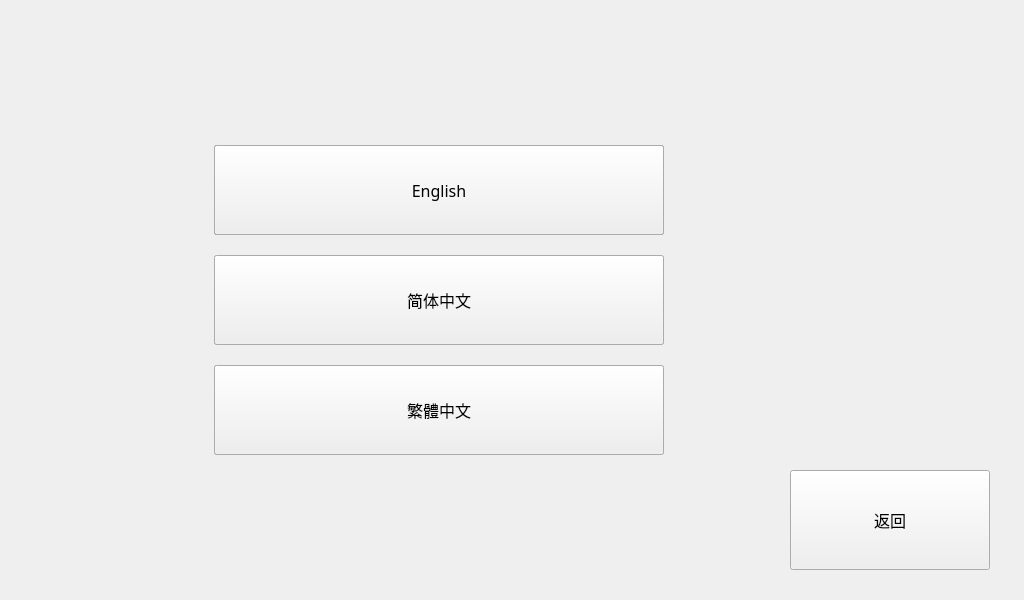
<?xml version="1.0" encoding="UTF-8"?>
<ui version="4.0">
 <class>LanguageSetDialog</class>
 <widget class="QDialog" name="LanguageSetDialog">
  <property name="geometry">
   <rect>
    <x>0</x>
    <y>0</y>
    <width>1024</width>
    <height>600</height>
   </rect>
  </property>
  <property name="windowTitle">
   <string>Dialog</string>
  </property>
  <widget class="CommonPushButton" name="pushButtonLagSetEnSel">
   <property name="geometry">
    <rect>
     <x>214</x>
     <y>145</y>
     <width>450</width>
     <height>90</height>
    </rect>
   </property>
   <property name="font">
    <font>
     <family>AlArabiya</family>
     <pointsize>12</pointsize>
    </font>
   </property>
   <property name="text">
    <string>English</string>
   </property>
  </widget>
  <widget class="CommonPushButton" name="pushButtonLagSetSimpChSel">
   <property name="geometry">
    <rect>
     <x>214</x>
     <y>255</y>
     <width>450</width>
     <height>90</height>
    </rect>
   </property>
   <property name="font">
    <font>
     <family>AlArabiya</family>
     <pointsize>12</pointsize>
    </font>
   </property>
   <property name="text">
    <string>简体中文</string>
   </property>
  </widget>
  <widget class="CommonPushButton" name="pushButtonLagSetSimpCh">
   <property name="geometry">
    <rect>
     <x>214</x>
     <y>255</y>
     <width>450</width>
     <height>90</height>
    </rect>
   </property>
   <property name="font">
    <font>
     <family>AlArabiya</family>
     <pointsize>12</pointsize>
    </font>
   </property>
   <property name="text">
    <string>简体中文</string>
   </property>
  </widget>
  <widget class="CommonPushButton" name="pushButtonLagSetEn">
   <property name="geometry">
    <rect>
     <x>214</x>
     <y>145</y>
     <width>450</width>
     <height>90</height>
    </rect>
   </property>
   <property name="font">
    <font>
     <family>AlArabiya</family>
     <pointsize>12</pointsize>
    </font>
   </property>
   <property name="text">
    <string>English</string>
   </property>
  </widget>
  <widget class="CommonPushButton" name="pushButtonLagSetTraCh">
   <property name="geometry">
    <rect>
     <x>214</x>
     <y>365</y>
     <width>450</width>
     <height>90</height>
    </rect>
   </property>
   <property name="font">
    <font>
     <family>AlArabiya</family>
     <pointsize>12</pointsize>
    </font>
   </property>
   <property name="text">
    <string>繁體中文</string>
   </property>
  </widget>
  <widget class="CommonPushButton" name="pushButtonLagSetTraChSel">
   <property name="geometry">
    <rect>
     <x>214</x>
     <y>365</y>
     <width>450</width>
     <height>90</height>
    </rect>
   </property>
   <property name="font">
    <font>
     <family>AlArabiya</family>
     <pointsize>12</pointsize>
    </font>
   </property>
   <property name="text">
    <string>繁體中文</string>
   </property>
  </widget>
  <widget class="CommonPushButton" name="pushButtonLagSetReturn">
   <property name="geometry">
    <rect>
     <x>790</x>
     <y>470</y>
     <width>200</width>
     <height>100</height>
    </rect>
   </property>
   <property name="font">
    <font>
     <family>AlArabiya</family>
     <pointsize>12</pointsize>
    </font>
   </property>
   <property name="text">
    <string>返回</string>
   </property>
  </widget>
 </widget>
 <customwidgets>
  <customwidget>
   <class>CommonPushButton</class>
   <extends>QPushButton</extends>
   <header>commonpushbutton.h</header>
  </customwidget>
 </customwidgets>
 <tabstops>
  <tabstop>pushButtonLagSetEn</tabstop>
  <tabstop>pushButtonLagSetEnSel</tabstop>
  <tabstop>pushButtonLagSetSimpCh</tabstop>
  <tabstop>pushButtonLagSetSimpChSel</tabstop>
  <tabstop>pushButtonLagSetTraCh</tabstop>
 </tabstops>
 <resources/>
 <connections/>
</ui>
